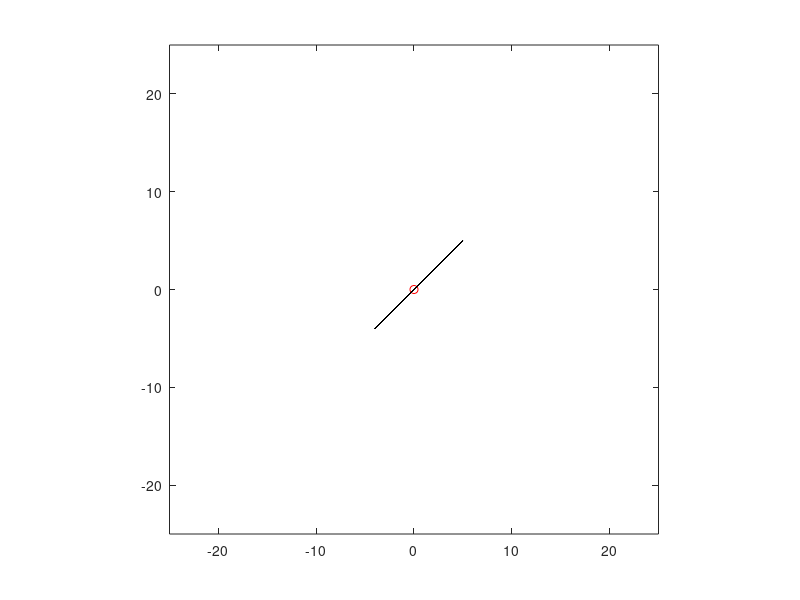

Here is the MATLAB script that generated this plot:
%***************M-S-R[O]***************
points=[];%Creation of the "points" variable
%Assuming centre is not P(0,0)
#printf("Centre's X: ");%Ask for the centre X value
#variableXtemp=input(' ');%Read and store the input given by the user
#printf("Centre's Y: ");%Ask for the centre Y value
#variableYtemp=input(' ');%Read and store the input given by the user
#centre=[variableXtemp variableYtemp];%Assign the centre variable the coordinates determined by the user
%Otherwise
centre=[0 0];%Created variable centre with given coordinates (0,0)
printf("Initial Vector's Starting X: ");%Ask for the starting X value of the initial vector
variableXtemp=input(' ');%Read and store the input given by the user
printf("Initial Vector's Starting Y: ");%Ask for the starting Y value of the initial vector
variableYtemp=input(' ');%Read and store the input given by the user
FirstPoint=[variableXtemp variableYtemp];%Create "FirstPoint" variable to store the coordinates of the specified point
printf("Initial Vector's Final X: ");%Ask for the final X value of the initial vector
variableXtemp=input(' ');%Read and store the input given by the user
printf("Initial Vector's Final Y: ");%Ask for the final Y value of the initial vector
variableYtemp=input(' ');%Read and store the input given by the user
SecondPoint=[variableXtemp variableYtemp];%Create "SecondPoint" variable to store the coordinates of the specified point 
%All necessary data has been introduced to the system at this point
%Representation of the centre and the initial vector
axis on;%Show axis in the plot screen
plot([centre(1,1)],[centre(1,2)], 'ro')%Represent the centre with an O and coloured red
hold on;%Maintain the former plots in the screen
plot ([FirstPoint(1,1) SecondPoint(1,1)],[FirstPoint(1,2) SecondPoint(1,2)],'r')%represent the initial vector coloured red
axis equal;%Make both axis have the same scale
axis([-25 25 -25 25]);%Make both axis represent from a determined value to another
InitialPoint=FirstPoint;%Assign the initial vector's tail coordinates to the new variable "InitialPoint"
FinalPoint=SecondPoint;%Assign the final vector's head coordinates to the new variable "FinalPoint"
accelerations=[];%Create the "accelerations" variable
angles=[];%Create the "angles" variable 
longitudes=[];%Create the "longitudes" variable
k=250;%Create "k" variable (number of steps are going to be computed)
for i=1:k %Creation of a for loop to repeat the process of finding new vectors and representing
  Xpoint=FinalPoint(1,1);%Assign the "FinalPoint" X value to "Xpoint" variable
  if Xpoint<0%Creation of an if statement to check if "Xpoint" is smaller than 0
    Xpoint=Xpoint*-1;%If "Xpoint" is smaller than 0 it is multiplied by -1
  endif%Close the if statement
  Ypoint=FinalPoint(1,2);%Assign the "FinalPoint" Y value to "Ypoint" variable
  if Ypoint<0%Creation of an if statement to check if "Ypoint" is smaller than 0
    Ypoint=Ypoint*-1;%If "Ypoint" is smaller than 0 it is multiplied by -1
  endif%Close the if statement
  Theta=asin(Ypoint/sqrt(power(Xpoint,2)+power(Ypoint,2)));%Creation of "Theta" variable and assign the value of the slope angle of the line through the center and the current vector's head
  a=[0 0];%Creation the "a" (acceleration) vector and assign the value of (0,0)
  if (Theta<=deg2rad(67.5))&&(Theta>=deg2rad(22.5))%Creation of an if statement to check if "Theta" is smaller or equal to 67.5deg and smaller or equal to 22.5deg
    a=[1 1];%In case "Theta" is bigger or equal to 22.5deg and smaller or equal to 67.5deg, "a" is assigned the value of (1,1)
  endif%Close the if statement
  if Theta<deg2rad(22.5)%Creation of an if statement to check if "Theta" is smaller than 22.5deg
    a=[1 0];%In case "Theta" is smaller than 22.5deg, "a" is assigned the value of (1,0)
  endif%Close the if statement
  if Theta>deg2rad(67.5)%Creation of an if statement to check if "Theta" is bigger than 67.5deg
    a=[0 1];%In case "Theta" is bigger than 67.5deg, "a" is assigned the value of (0,1)
  endif%Close the if statement
  if FinalPoint(1,2)>0%Creation of an if statement to check if the Y value of "FinalPoint" is bigger than 0
    a(1,2)=a(1,2)*-1;%In case the Y value of "FinalPoint" is bigger than 0, Y component of the acceleration is multiplied by -1  
  endif%Close the if statement
  if FinalPoint(1,1)>0%Creation of an if statement to check if the X value of "FinalPoint" is bigger than 0
    a(1,1)=a(1,1)*-1;%In cast the X value of "FinalPoint" is bigger than 0, X component of the acceleration is multiplied by -1
  endif%Close the if statement
  longitudes=[longitudes;FinalPoint(1,1)-InitialPoint(1,1) FinalPoint(1,2)-InitialPoint(1,2)];%Add the X and Y longitudes vectorized to the "longitudes" variable
  points=[points;FinalPoint];%Add "FinalPoint" to the "points" variable
  accelerations=[accelerations;a];%Add "a" to the "accelerations" variable
  angles=[angles;Theta];%Add "Theta" to the "angles" variable 
  NewPoint=[2*FinalPoint(1,1)-InitialPoint(1,1)+a(1,1) 2*FinalPoint(1,2)-InitialPoint(1,2)+a(1,2)];%Create "NewPoint" variable and assign the value of the coordinates of the new point generated by cloning the vector and submitting it to the acceleration
  hold on;%Maintain the former plots in the screen
  plot([FinalPoint(1,1) NewPoint(1,1)],[FinalPoint(1,2) NewPoint(1,2)],'k')%Represent the vector between "FinalPoint" and "NewPoint"
  InitialPoint=FinalPoint;%Update "InitialPoint" by assigning the value of "FinalPoint"
  FinalPoint=NewPoint;%Update "FinalPoint" by assigning the value of "NewPoint"
endfor%End the for loop
%***************M-S-Z[H-T-L-A-N]***************
file=fopen("Stuff.txt",'w');%Create "file" variable and open "Stuff.txt"
fprintf(file,"Points Accelerations Angles Longitudes\n");%Print the titles of the variables in the "Stuff.txt" file
for i=1:k%Creation of a for loop to read all the data stored in the variables
  fprintf(file,"(%d,%d)    (%d,%d)    %d    (%d,%d)\n",points(i,1),points(i,2),accelerations(i,1),accelerations(i,2),angles(i),longitudes(i,1),longitudes(i,2));%Print on the file all the different points and variables nice formatted
endfor%End the for loop
fclose(file);%Close the "Stuff.txt" file
